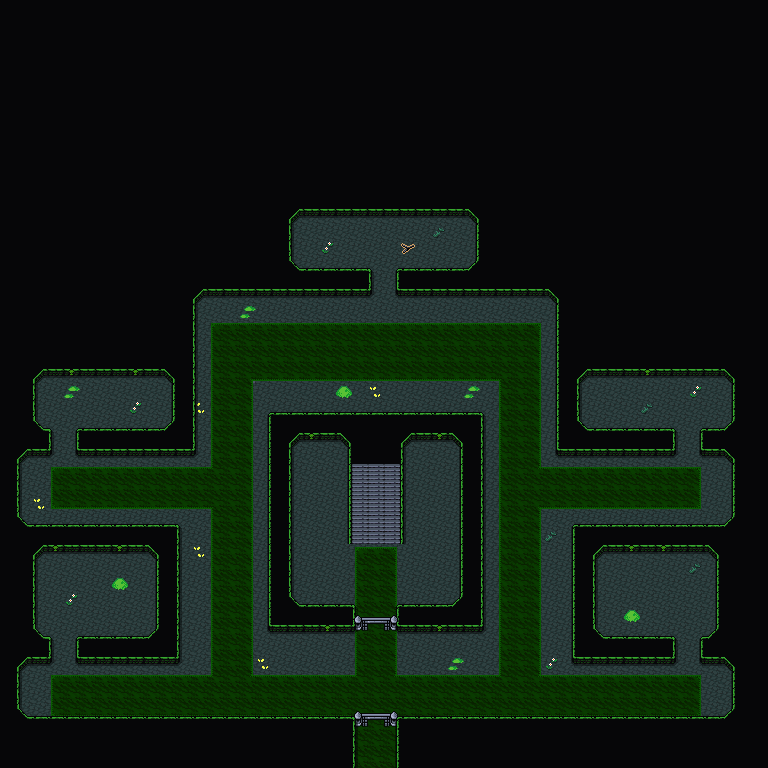

This game map was drawn from its Tiled (.tmx) file and the tilesets committed beside it. A one-line description and the trimmed map source follow:
An orthogonal 48x48 tile map with 16x16 px tiles, 5 tile layers (Background, Floor, Ground, Foreground, ...), 2 tilesets and 23 objects.

<map version="1.10" tiledversion="1.11.2" orientation="orthogonal" renderorder="right-down" width="48" height="48" tilewidth="16" tileheight="16" infinite="0" nextlayerid="8" nextobjectid="85">
 <editorsettings>
  <export target="wastetown..tmx" format="tmx" />
 </editorsettings>
 <properties>
  <property name="dungeonEffect">{"startBattleWithCardInCommandZone": [ "Ghalta's Presence" ]
}</property>
  <property name="respawnEnemies" type="bool" value="true" />
 </properties>
 <tileset firstgid="1" source="../../../tileset/main.tsx" />
 <tileset firstgid="10113" source="../../../tileset/buildings.tsx" />
 <layer id="1" name="Background" width="48" height="48">
  <data>[2304 cells, 2209 non-empty, 4 distinct tile ids]</data>
 </layer>
 <layer id="6" name="Floor" width="48" height="48">
  <data>[2304 cells, 417 non-empty, 16 distinct tile ids]</data>
 </layer>
 <layer id="2" name="Ground" width="48" height="48">
  <data>[2304 cells, 46 non-empty, 9 distinct tile ids]</data>
 </layer>
 <layer id="5" name="Foreground" width="48" height="48">
  <properties>
   <property name="spriteLayer" type="bool" value="true" />
  </properties>
  <data>[2304 cells, 1711 non-empty, 21 distinct tile ids]</data>
 </layer>
 <layer id="7" name="AboveSprites" width="48" height="48">
  <data>[2304 cells, 6 non-empty, 3 distinct tile ids]</data>
 </layer>
 <objectgroup id="4" name="Objects">
  <!-- 23 objects omitted --></objectgroup>
</map>
<!-- 23 of 23 objects omitted -->
